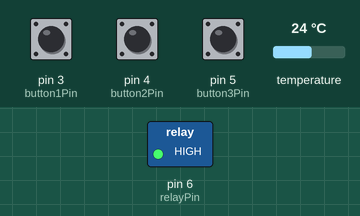
This sketch was run on a simulated Arduino Uno, built with avr-gcc and run on an emulated ATmega328P. Shown: switched loads named in the sketch (green lamp = pin HIGH). The inputs (shaded band) are chosen by the test bench; at power-on: pin 3 (button1Pin) LOW, pin 4 (button2Pin) LOW, pin 5 (button3Pin) LOW, temperature 24 °C. What the sketch prints to the serial monitor is not drawn.

Above: at 0.1 s.
Timing chart, 0 to 1.6 s (numbered marks = the images above):
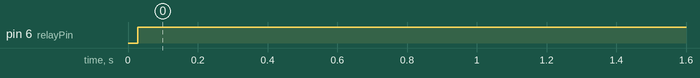

The sketch:

SousVide.ino
```cpp
// Include the libraries we need
#include <OneWire.h>
#include <DallasTemperature.h>
// Data wire is plugged into port 2 on the Arduino
#define ONE_WIRE_BUS 2

float desired_temp_H = 56.0;
float desired_temp_L = 53.0;
int temp_switch = 0;
int bt1_preState = 0;
int bt2_preState = 0;
int bt3_preState = 0;
int count1 = 0;
int count2 = 0;
int count3 = 0;
long buttonTime = 0;
const int button1Pin = 3;
const int button2Pin = 4;
const int button3Pin = 5;
const int relayPin = 6;
DeviceAddress insideThermometer;
// Setup a oneWire instance to communicate with any OneWire devices (not just Maxim/Dallas temperature ICs)
OneWire oneWire(ONE_WIRE_BUS);
// Pass our oneWire reference to Dallas Temperature.
DallasTemperature sensors(&oneWire);

/*
 * The setup function. We only start the sensors here
 */
void setup(void)
{
  // start serial port
  Serial.begin(115200);
  // Start up the library
  pinMode(button1Pin, INPUT);
  pinMode(button2Pin, INPUT);
  pinMode(button3Pin, INPUT);
  pinMode(relayPin, OUTPUT);
  if (!sensors.getAddress(insideThermometer, 0)) Serial.println("Unable to find address for Device 0");
  sensors.setResolution(insideThermometer,9);
  sensors.begin();
  Serial.print("Device 0 Resolution: ");
  Serial.print(sensors.getResolution(insideThermometer), DEC);
}

/*
 * Main function, get and show the temperature
 */
long require_time = 0;

float temperature = 0.0;
void loop(void)
{
  if(millis() - require_time > 300)
  {
    require_time = millis();
    sensors.requestTemperatures();
    Serial.print("Temperature: ");
    temperature = sensors.getTempC(insideThermometer);
    Serial.println(temperature);
    Serial.print("temp_switch:  ");
    Serial.println(temp_switch);
    Serial.print("desired_temp_H:  ");
    Serial.println(desired_temp_H);
    Serial.print("desired_temp_L:  ");
    Serial.println(desired_temp_L);
  }
  detectButton();
  /*
  Serial.print("Count1:  ");
  Serial.println(count1);
  Serial.print("Count2:  ");
  Serial.println(count2);
  Serial.print("Count3:  ");
  Serial.println(count3);
  */
  if(temperature>=desired_temp_H)
  {
    digitalWrite(relayPin, LOW);
  }
  else if(temperature<=desired_temp_L)
  {
    digitalWrite(relayPin, HIGH);
  }
  /*
  else
  {
    digitalWrite(relayPin, LOW);
  }*/

}


void detectButton()
{
  if(bt1_preState == 0)
  {
    if(digitalRead(button1Pin) == HIGH)
    {
      bt1_preState = 1;
      buttonTime = millis();
    }
  }else if( bt1_preState == 1)
  {
    if(digitalRead(button1Pin) == HIGH & millis() - buttonTime > 150)
    {
      count1++;
      if(temp_switch ==1)
      {
        desired_temp_H-=0.5;
      }
      else
      {
        desired_temp_L-=0.5;
      }
      buttonTime = millis();
    }
  }

  if(bt2_preState == 0)
  {
    if(digitalRead(button2Pin) == HIGH)
    {
      bt2_preState = 1;
      buttonTime = millis();
    }
  }else if( bt2_preState == 1)
  {
    if(digitalRead(button2Pin) == HIGH & millis() - buttonTime > 150)
    {
      count2++;
      temp_switch=temp_switch==1?0:1;
      buttonTime = millis();
    }
  }

  if(bt3_preState == 0)
  {
    if(digitalRead(button3Pin) == HIGH)
    {
      bt3_preState = 1;
      buttonTime = millis();
    }
  }else if( bt3_preState == 1)
  {
    if(digitalRead(button3Pin) == HIGH & millis() - buttonTime > 150)
    {
      count3++;
      if(temp_switch ==1)
      {
        desired_temp_H+=0.5;
      }
      else
      {
        desired_temp_L+=0.5;
      }
      buttonTime = millis();
    }
  }

}
```

Measured:
- by itself, pin 6 (relayPin): LOW → HIGH at 0.03 s
